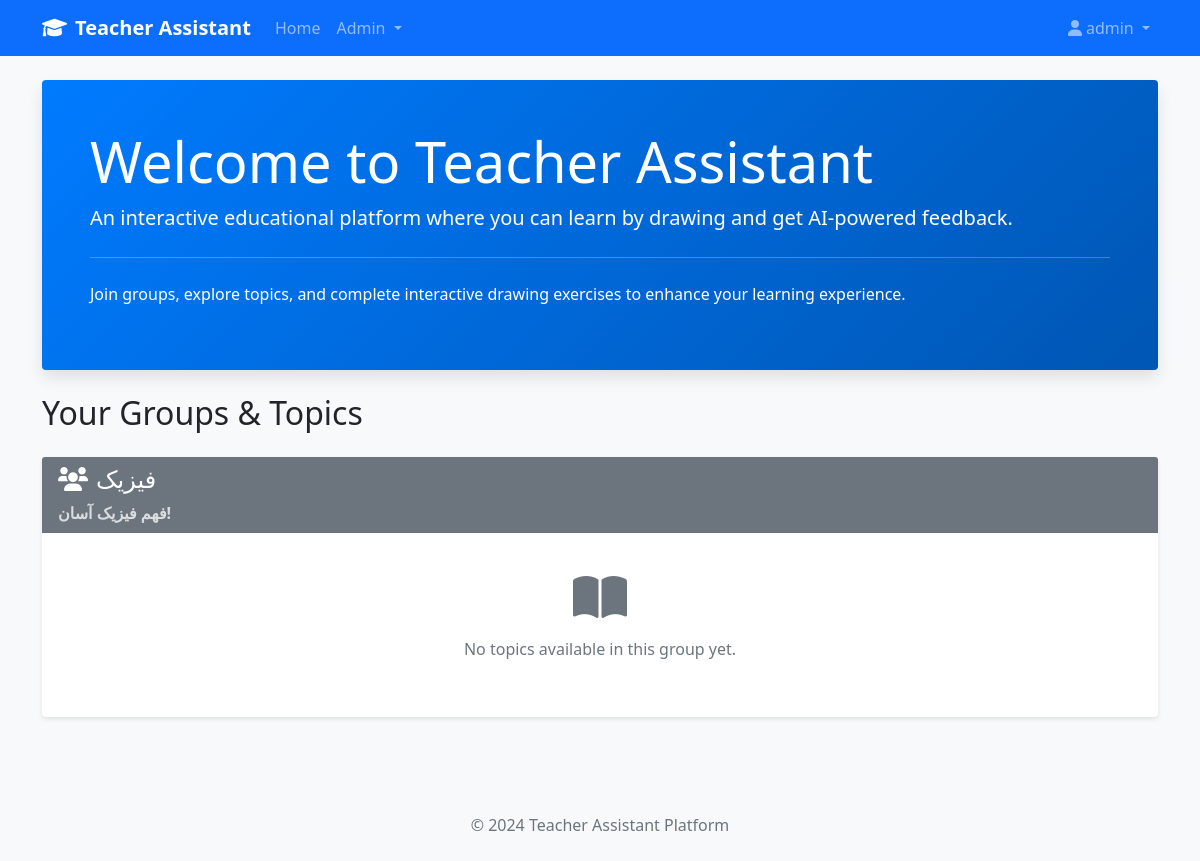
The app's page / (signed in), older data.
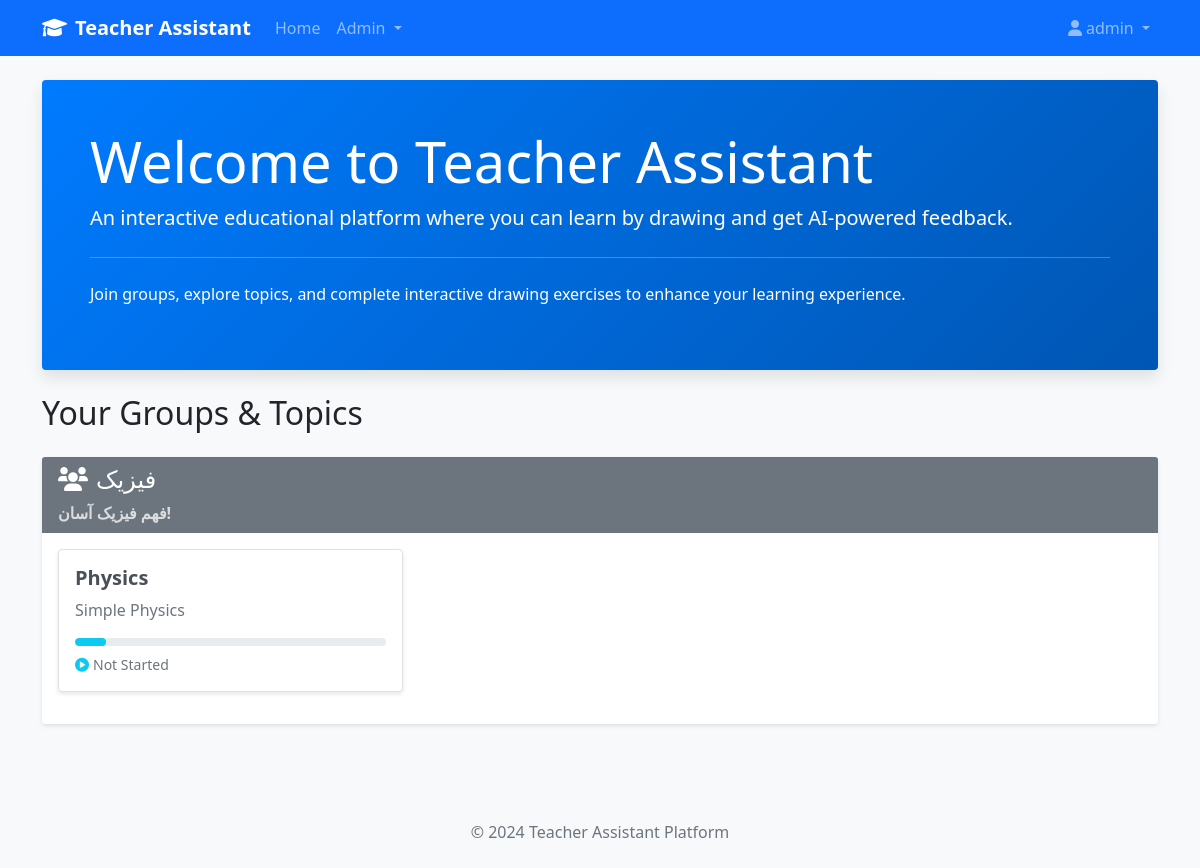
The same page, newer data.
### core/models.py (models this page shows, shortened)
class Group(models.Model):
    name = models.CharField(max_length=200)
    description = models.TextField(blank=True)
    created_at = models.DateTimeField(auto_now_add=True)
    created_by = models.ForeignKey(User, on_delete=models.CASCADE, related_name='created_groups')
    members = models.ManyToManyField(User, related_name='ta_groups', blank=True)
    class Meta:
        ordering = ['name']

class Topic(models.Model):
    title = models.CharField(max_length=200)
    description = models.TextField()
    prompt = models.TextField(help_text="Prompt used for generating AI content")
    background_image = models.ImageField(upload_to='topic_images/', null=True, blank=True)
    instructional_text = models.TextField(blank=True)
    group = models.ForeignKey(Group, on_delete=models.CASCADE, related_name='topics')
    created_at = models.DateTimeField(auto_now_add=True)
    created_by = models.ForeignKey(User, on_delete=models.CASCADE)
    content_generated = models.BooleanField(default=False)
    generation_error = models.TextField(blank=True)
    class Meta:
        ordering = ['group', 'title']

### core/views.py (the view)
# urls.py: path('', views.home, name='home'),
@login_required
def home(request):
    user_groups = request.user.ta_groups.all()
    groups_data = []
    for group in user_groups:
        topics = group.topics.filter(content_generated=True)
        topics_with_progress = []
        for topic in topics:
            progress, created = UserTopicProgress.objects.get_or_create(
                user=request.user,
                topic=topic
            )
            topics_with_progress.append({
                'topic': topic,
                'progress': progress
            })
        groups_data.append({
            'group': group,
            'topics': topics_with_progress
        })
    return render(request, 'core/home.html', {
        'groups_data': groups_data
    })

### templates/core/home.html (shortened to what this page needs)
{% extends 'base.html' %}
{% block content %}
<div class="row">
    <div class="col-12">
        <div class="jumbotron bg-primary text-white p-5 rounded mb-4">
            <h1 class="display-4">Welcome to Teacher Assistant</h1>
            <p class="lead">An interactive educational platform where you can learn by drawing and get AI-powered feedback.</p>
            <hr class="my-4 bg-white">
            <p>Join groups, explore topics, and complete interactive drawing exercises to enhance your learning experience.</p>
        </div>
    </div>
</div>
{% if groups_data %}
<div class="row">
    <div class="col-12">
        <h2 class="mb-4">Your Groups & Topics</h2>
        {% for group_data in groups_data %}
        <div class="card mb-4">
            <div class="card-header bg-secondary text-white">
                <h4 class="mb-0">
                    <i class="fas fa-users me-2"></i>{{ group_data.group.name }}
                </h4>
                {% if group_data.group.description %}
                <p class="mb-0 mt-2 opacity-75">{{ group_data.group.description }}</p>
                {% endif %}
            </div>
            <div class="card-body">
                {% if group_data.topics %}
                <div class="row">
                    {% for topic_data in group_data.topics %}
                    <div class="col-md-6 col-lg-4 mb-3">
                        <div class="card h-100 topic-card">
                            <div class="card-body">
                                <h5 class="card-title">
                                    <a href="{% url 'topic_detail' topic_data.topic.id %}" class="text-decoration-none">
                                        {{ topic_data.topic.title }}
                                    </a>
                                </h5>
                                <p class="card-text text-muted">{{ topic_data.topic.description|truncatewords:20 }}</p>
                                <div class="progress mb-2" style="height: 8px;">
                                    {% if topic_data.progress.completed %}
                                    <div class="progress-bar bg-success" style="width: 100%"></div>
                                    {% elif topic_data.progress.total_attempts > 0 %}
                                    <div class="progress-bar bg-warning" style="width: 50%"></div>
                                    {% else %}
                                    <div class="progress-bar bg-info" style="width: 10%"></div>
                                    {% endif %}
                                </div>
                                <div class="d-flex justify-content-between align-items-center">
                                    <small class="text-muted">
                                        {% if topic_data.progress.completed %}
                                        <i class="fas fa-check-circle text-success me-1"></i>Completed
                                        {% elif topic_data.progress.total_attempts > 0 %}
                                        <i class="fas fa-clock text-warning me-1"></i>In Progress
                                        {% else %}
                                        <i class="fas fa-play-circle text-info me-1"></i>Not Started
                                        {% endif %}
                                    </small>
                                </div>
                            </div>
                        </div>
                    </div>
                    {% endfor %}
                </div>
                {% else %}
                <div class="text-center py-4">
                    <i class="fas fa-book-open fa-3x text-muted mb-3"></i>
                    <p class="text-muted">No topics available in this group yet.</p>
                </div>
                {% endif %}
            </div>
        </div>
        {% endfor %}
    </div>
</div>
{% endif %}
{% endblock %}

Row changes from the older to the newer data that the page shows:
shown differently, row unchanged: Group "فیزیک": no longer shows "No topics available in this group yet."
added Topic: topic "Physics", topic.description "Simple Physics"
